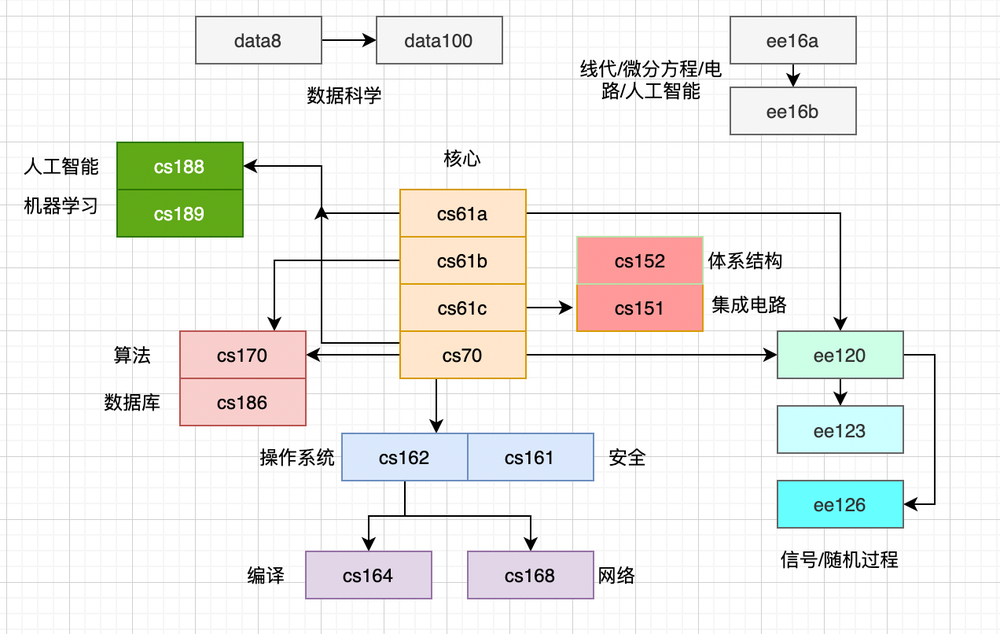
//> input picture 1.png, 1000 x 634 px, shrunk from 1272 x 806 before the run
$ ./main   (built with g++ and OpenCV 4)
//> lines starting //> are read from the running program, lines starting //| are printed output that depends on the picture
//> further down, image is the input picture: 634 rows x 1000 cols, CV_8UC3; mean B, G, R 234.8, 238.3, 238.3
### CornerDetect/Fast/fast.h
//
// Created by star on 2/23/25.
//

#ifndef CV_FAST_H
#define CV_FAST_H
#include <opencv2/opencv.hpp>

#endif //CV_FAST_H

### CornerDetect/Shi_Tomas/shiTomas.h
//
// Created by star on 2/23/25.
//

#ifndef CV_SHITOMAS_H
#define CV_SHITOMAS_H
#include <opencv2/opencv.hpp>

class shiTomas {

};
/**
 * 使用harris的改进方法进行检测
 * @param maxCorners 最大角点数量 默认为100
 * @param quality_level 角点阈值与最佳角点的关系，默认为0.01倍
 * @param minDistance 两角点最佳欧式距离，默认为 0.05
 * @param mask 掩码，默认为空，代表检测整幅图像
 * @param blockSize 计算梯度协方差矩阵的尺寸， 默认为3
 * @param useHarris 是否使用 Harris 角点检测
 * @param k Harris 角点检测的常值权重系数 默认为0.05
 * @return 所有的关键点
 */
std::vector<cv::KeyPoint> getKeyPointsByShi(const cv::Mat&, int maxCorners = 100, double quality_level = 0.01, double minDistance = 0.05, cv::Mat mask = cv::Mat(), int blockSize = 3, bool useHarris = false, double k = 0.05);

#endif //CV_SHITOMAS_H

### CornerDetect/Harris/harris.h
//
// Created by star on 2/23/25.
//

#ifndef CV_HARRIS_H
#define CV_HARRIS_H
#include <opencv2/opencv.hpp>

std::vector<cv::KeyPoint> getKeyPointsByHarris(const cv::Mat&, int step_size = 2, int sobel_r = 5, double k = 0.05);

#endif //CV_HARRIS_H

### CornerDetect/corner.h
//
// Created by star on 2/23/25.
//

#ifndef CV_CORNER_H
#define CV_CORNER_H

#include "Harris/harris.h"
#include "Shi_Tomas/shiTomas.h"
#include "Fast/fast.h"

#endif //CV_CORNER_H

### Projection/projection.h
//
// Created by star on 2/23/25.
//

#ifndef CV_PROJECTION_H
#define CV_PROJECTION_H

#include "Projection/head/Spherical.h"
#include "Projection/head/Cylindrical.h"

#endif //CV_PROJECTION_H

### CornerDetect/Shi_Tomas/shiTomas.cpp
//
// Created by star on 2/23/25.
//

#include "shiTomas.h"
std::vector<cv::KeyPoint> getKeyPointsByShi(const cv::Mat& src, int maxCorners, double quality_level, double minDistance, cv::Mat mask, int blockSize, bool useHarris, double k) {
//> called with maxCorners = 100, quality_level = 0.01, minDistance = 0.05, blockSize = 3, useHarris = false, k = 0.05
    if (!src.data) {
        return {};
    }
    std::vector<cv::KeyPoint> keyPoints;
    std::vector<cv::Point2f> corners;

    cv::Mat gray;
    cv::cvtColor(src, gray, cv::COLOR_BGR2GRAY);
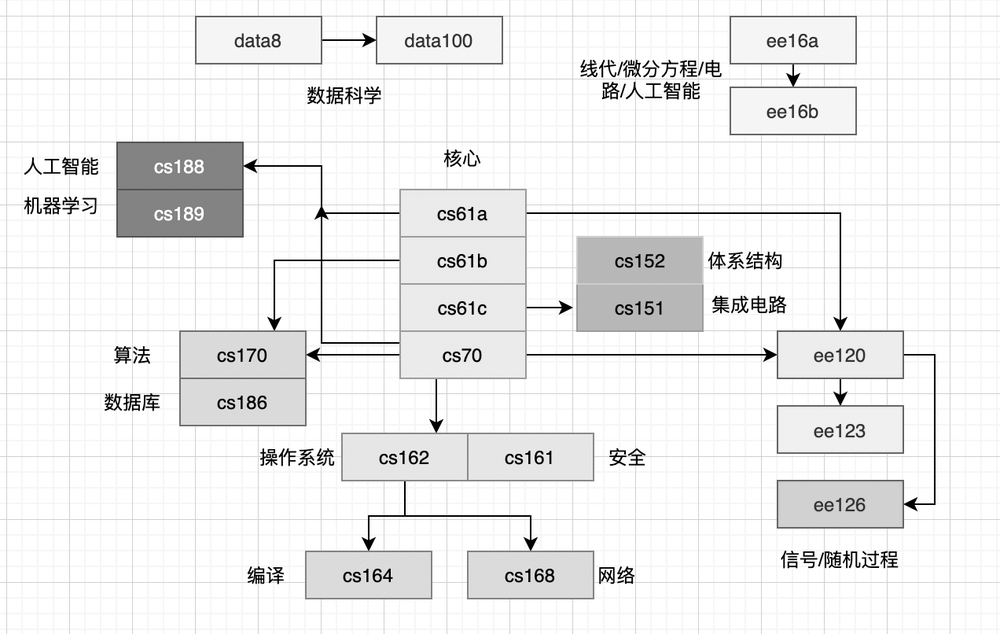
//> gray: 634 rows x 1000 cols, CV_8UC1; min 0, max 255, mean 237.9

    if (useHarris) {
        cv::goodFeaturesToTrack(gray, corners, maxCorners, quality_level, minDistance, mask, blockSize, useHarris, k);
    } else {
        cv::goodFeaturesToTrack(gray, corners, maxCorners, quality_level, minDistance, mask);
//> corners = 100 Points (x, y), first 12: [772, 299], [145, 352], [605, 85], [638, 457], [48, 210], [616, 84], [142, 352], [35, 199], [93, 171], [783, 298], [318, 356], [791, 74]
    }
    for (auto corner : corners) {
        cv::KeyPoint keyPoint;
        keyPoint.pt = corner;
        keyPoints.emplace_back(keyPoint);
    }
//> this loop made 100 passes
//> after the loop, keyPoints = 100 keypoints; strongest (x, y, size): (772, 299, 0), (145, 352, 0), (605, 85, 0), (638, 457, 0)
    return keyPoints;
}

### main.cpp
#include <iostream>
#include "Projection/projection.h"
#include "CornerDetect/corner.h"

#ifndef FOCAL
#define FOCAL 1000
#endif
using namespace cv;
using namespace std;

int main() {
    // 读取图像
    Mat image = imread("/home/star/CLionProjects/SIFT/1.png", IMREAD_COLOR);

    // 检查图像是否成功读取
    if (image.empty()) {
        cout << "无法读取图像" << endl;
        return -1;
    }

    vector<KeyPoint> keyPoints;
    keyPoints = getKeyPointsByShi(image);
    Mat keyPointImage;
    drawKeypoints(image, keyPoints, keyPointImage);
    imshow("Harris角点", keyPointImage);
//    cv::Mat result_image = getSphericalProjection(image, FOCAL);
//    cv::Mat result_image = getSphericalProjectionCommon(image, FOCAL);
//    cv::Mat result_image = getCylindricalProjection(image, FOCAL);
//> (the run ends here: the program needs code that is not available in this run, at `cv::Mat result_image = getCylindricalProjectionCommon(image, FOCAL);`)
